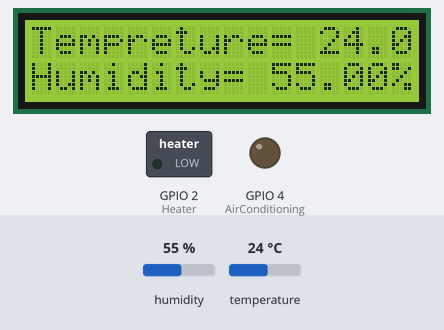
This sketch was run on a simulated ESP32. Parts: 16×2 character LCD, switched loads named in the sketch (green lamp = pin HIGH), output pins drawn as LEDs (lit = HIGH). The inputs (shaded band) are chosen by the test bench; at power-on: temperature 24 °C, humidity 55 %. WiFi joins after 1.5 s; servers stay silent unless stated; what the sketch prints to the serial monitor is not drawn.

Above: at 5.5 s.
5.6 s: temperature set to 15.6 °C
At 8.2 s:
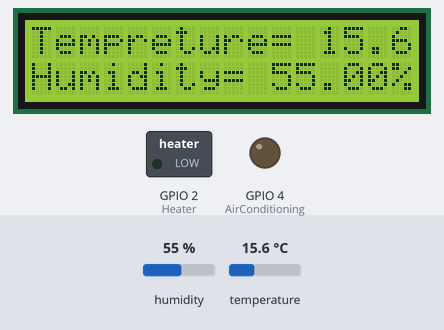
9.4 s: temperature set to 14.3 °C
At 11.3 s:
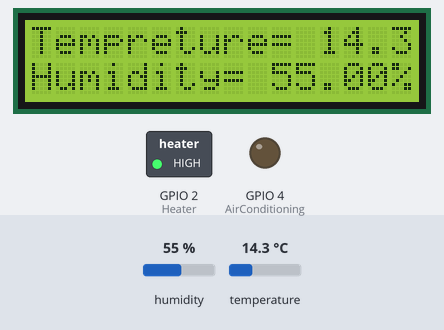
12.5 s: temperature set to 19.5 °C
At 14.5 s:
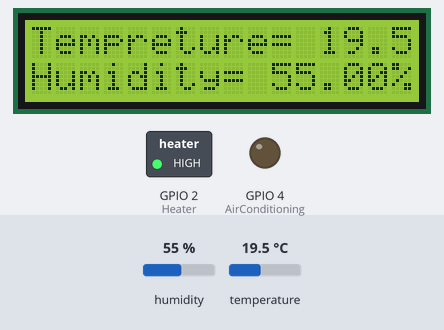
15.5 s: temperature set to 20.8 °C
At 17.6 s:
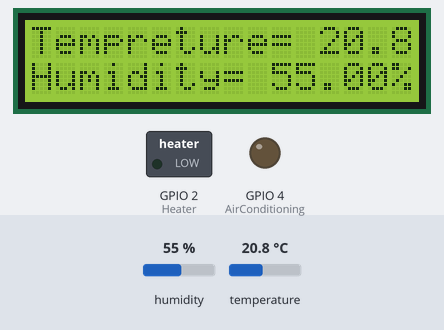
18.6 s: temperature set to 29.3 °C
At 20.7 s:
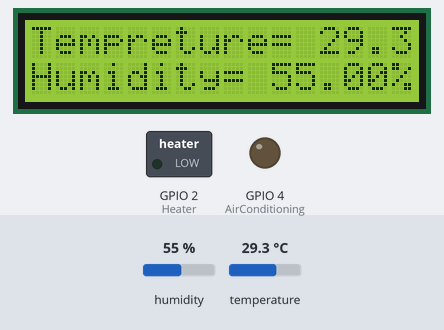
21.6 s: temperature set to 30.7 °C
At 23.8 s:
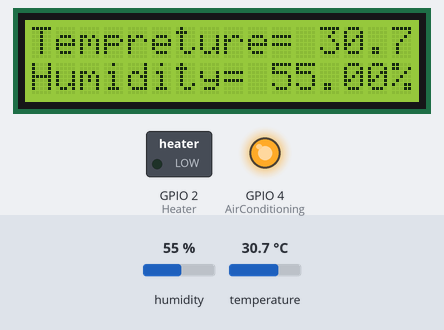
Timing chart, 0 to 25.3 s (numbered marks = the images above; inputs shaded):
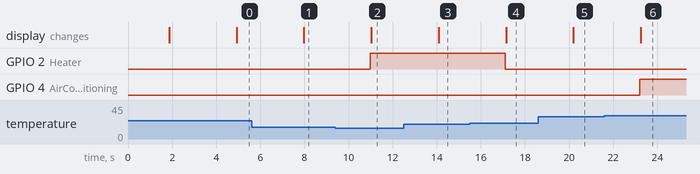

The sketch:

esp32-dht22.ino
```cpp
//crate your authontication tocken on blynk iot cloud
#define BLYNK_TEMPLATE_ID "TMP*********1x"
#define BLYNK_TEMPLATE_NAME "iot 5g project"
#define BLYNK_AUTH_TOKEN "hvWalE**************JfQc-0"

#define BLYNK_PRINT Serial
#include <WiFi.h>
#include <WiFiClient.h>
#include <BlynkSimpleEsp32.h>

#include "DHTesp.h"
#include <LiquidCrystal_I2C.h>

const int DHT_PIN = 15;
LiquidCrystal_I2C lcd(0x27, 16, 2);

#define BLYNK_AUTH_TOKEN "hvWalE**************JfQc-0"

DHTesp dhtSensor;
#define DHT_TYPE DHT22

char auth[] = BLYNK_AUTH_TOKEN;
char ssid[] = "Wokwi-GUEST";
char pass[] = "";

BlynkTimer timer;

void sendSensor();

int Heater = 2;
int AirConditioning = 4;
TempAndHumidity data;

void setup() {
  Serial.begin(115200);
  Blynk.begin(auth, ssid, pass);
  timer.setInterval(1000L, sendSensor);
  pinMode(Heater, OUTPUT);
  pinMode(AirConditioning, OUTPUT);
  lcd.init();
  lcd.backlight();
  dhtSensor.setup(DHT_PIN, DHTesp::DHT22);
}

void loop() {
  delay(3000);
  data = dhtSensor.getTempAndHumidity(); // Mendapatkan data suhu dan kelembapan
  Serial.println("Tempreture: " + String(data.temperature, 2) + "°C");
  Serial.println("humidity: " + String(data.humidity, 1) + "%");
  Serial.println("---");

  // Update heater status in Blynk
  Blynk.virtualWrite(V2, digitalRead(Heater)); // Assuming V2 is the virtual pin for heater status
  Blynk.virtualWrite(V3, digitalRead(AirConditioning));

  if (data.temperature < 15) {
    digitalWrite(Heater, HIGH);
    digitalWrite(AirConditioning, LOW);
  } else if (data.temperature > 20 && data.temperature < 25) {
    digitalWrite(Heater, LOW);
    digitalWrite(AirConditioning, LOW);
  } else if (data.temperature > 30) {
    digitalWrite(Heater, LOW);
    digitalWrite(AirConditioning, HIGH);
  }

  Blynk.run(); // Menjalankan Blynk
  timer.run(); // Menjalankan timer
}

void sendSensor() {
  data = dhtSensor.getTempAndHumidity(); // Mendapatkan data suhu dan kelembapan
  Blynk.virtualWrite(V0, data.temperature);
  Blynk.virtualWrite(V1, data.humidity);
  Blynk.virtualWrite(V2, digitalRead(Heater));
  Blynk.virtualWrite(V3, digitalRead(AirConditioning));

  lcd.setCursor(0, 0);
  lcd.print("Tempreture= ");
  lcd.print(data.temperature);
  lcd.print("C");
  lcd.setCursor(0, 1);
  lcd.print("Humidity= ");
  lcd.print(data.humidity);
  lcd.print("%");
}
```

Measured:
- the behaviour switches between 15 and 14.9 °C on temperature (found by bisection; images 1 and 2)
- the behaviour switches between 20 and 20.1 °C on temperature (found by bisection; images 3 and 4)
- the behaviour switches between 30 and 30.1 °C on temperature (found by bisection; images 5 and 6)
- after the input at 5.6 s, the display: changes after 2.4 s (image 1)
- after the input at 9.4 s, GPIO 2 (Heater): LOW → HIGH after 1.6 s; the display: changes after 1.6 s (image 2)
- after the input at 12.5 s, the display: changes after 1.6 s (image 3)
- after the input at 15.5 s, GPIO 2 (Heater): HIGH → LOW after 1.6 s; the display: changes after 1.6 s (image 4)
- after the input at 18.6 s, the display: changes after 1.6 s (image 5)
- after the input at 21.6 s, GPIO 4 (AirConditioning): LOW → HIGH after 1.6 s; the display: changes after 1.7 s (image 6)
